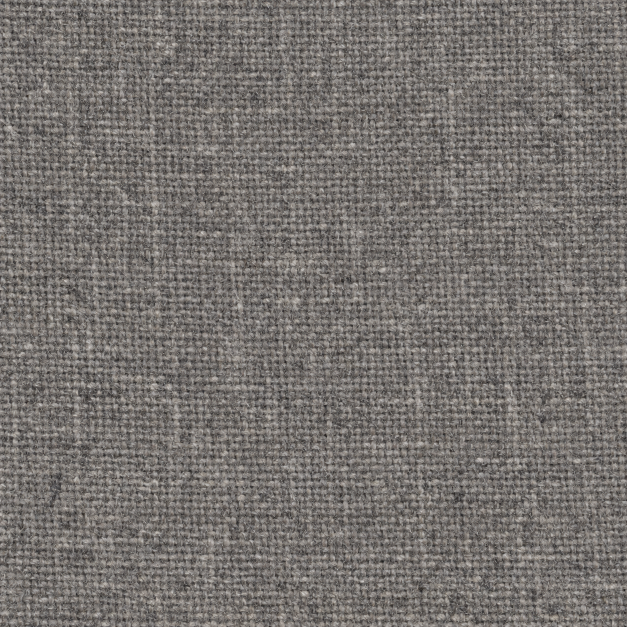
#> input picture docs/evidence/original-cloth-v58/original-wool-basecolor.png, 1254 x 1254 px, found by its file name (shown at 1/2 size)
$ python mip-math.py
#> lines starting #> are read from the running program, lines starting #| are printed output that depends on the picture
"""Numerical mip footprint models; never emits an image or runtime map."""
from pathlib import Path
import numpy as np,json,hashlib,time
from PIL import Image
O=Path(__file__).parent;P=O.parent/'q-original-cloth-v58/original-wool-basecolor.png';b=P.read_bytes();assert hashlib.sha256(b).hexdigest()=='ba1db9154df3a40cbb18cb5e0b0f4cae539efa9937263079a647953d7f9fa260'
c=np.asarray(Image.open(P),dtype=float)/255;linear=np.where(c<=.04045,c/12.92,((c+.055)/1.055)**2.4);src=linear@np.array([.2126,.7152,.0722]);mu=src.mean()
#> after `linear = np.where(c <= 0.04045, c / 12.92, ((c + 0.055) / 1.055) ** 2.`:
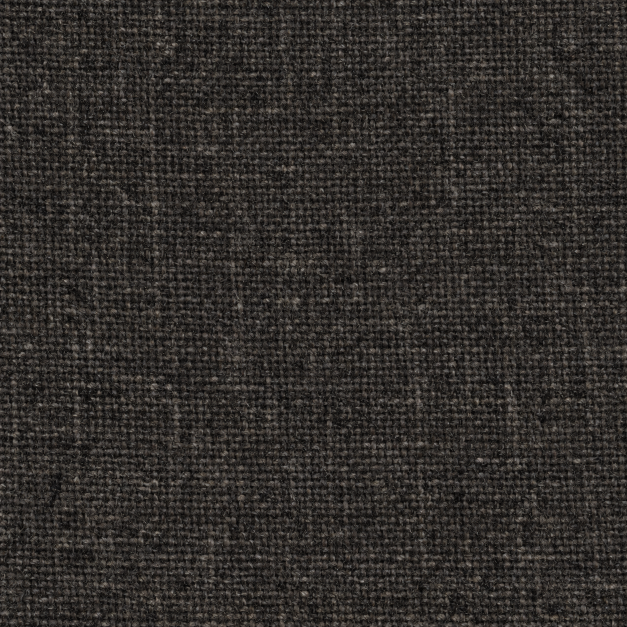
#> linear: shape (1254, 1254, 3) float64 (shown at 1/2 size); mean R, G, B 0.195, 0.181, 0.169
#> after `mu = src.mean()`: mu = 0.183
def shrink_axis(a,axis,kind):
 a=np.moveaxis(a,axis,0);n=len(a);m=n//2
 if kind=='box':
  cumulative=np.concatenate([np.zeros_like(a[:1]),np.cumsum(a,axis=0)],axis=0);edges=np.linspace(0,n,m+1);lo=np.minimum(n-1,np.floor(edges).astype(int));f=edges-lo;integrals=cumulative[lo]+a[lo]*f[:,None];v=np.diff(integrals,axis=0)/(n/m)
 else:
  centres=(np.arange(m)+.5)*n/m-.5;lo=np.floor(centres).astype(int);f=centres-lo;v=a[lo]*(1-f[:,None])+a[np.minimum(n-1,lo+1)]*f[:,None]
 return np.moveaxis(v,0,axis)
def measure(a):
 out={'dimensions':list(a.shape),'meanRelativeToOriginal':float(a.mean()/mu),'relativeStd':float(a.std()/mu),'edges':{}}
 for ax in[0,1]:
  edge=np.take(a,0,axis=ax)-np.take(a,-1,axis=ax);inside=np.diff(a,axis=ax);er=float(np.sqrt(np.mean(edge**2)));ir=float(np.sqrt(np.mean(inside**2)))
  out['edges']['topBottom'if ax==0 else'leftRight']={'absoluteEdgeRMS':er,'absoluteInteriorRMS':ir,'ratio':er/ir,'edgeRMSToMean':er/mu,'signedEdgeMeanToMean':float(edge.mean()/mu)}
 return out
models={}
for kind in['box','linear']:
 a=src;levels=[]
 for i in range(8):
  if i>=3:levels.append({'level':i,**measure(a)})
  a=shrink_axis(shrink_axis(a,0,kind),1,kind)
 models[kind]=levels
#> this loop made 2 passes
#> pass 1, in shrink_axis, `cumulative = np.concatenate([np.zeros_like(a[:1]), np.cumsum(a, axis=0`:
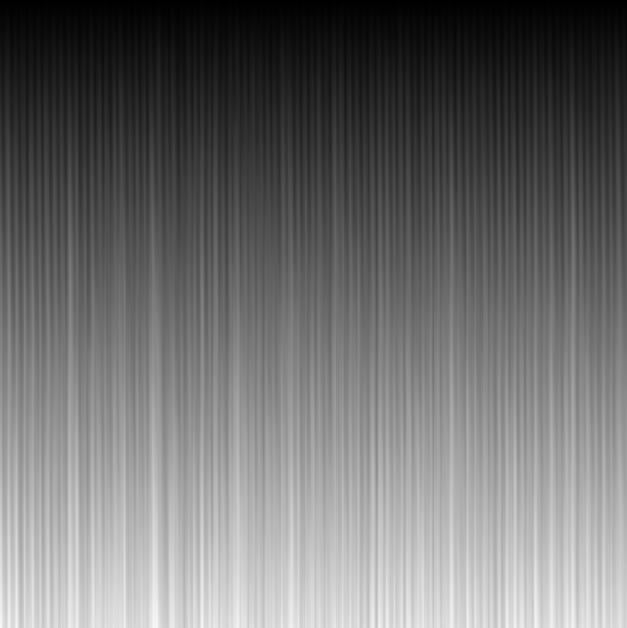
#> cumulative: shape (1255, 1254) float64 (shown at 1/2 size); min 0, max 264.2, mean 114.4; drawn with min black and max white
#> pass 1, in shrink_axis, `integrals = cumulative[lo] + a[lo] * f[:, None]`:
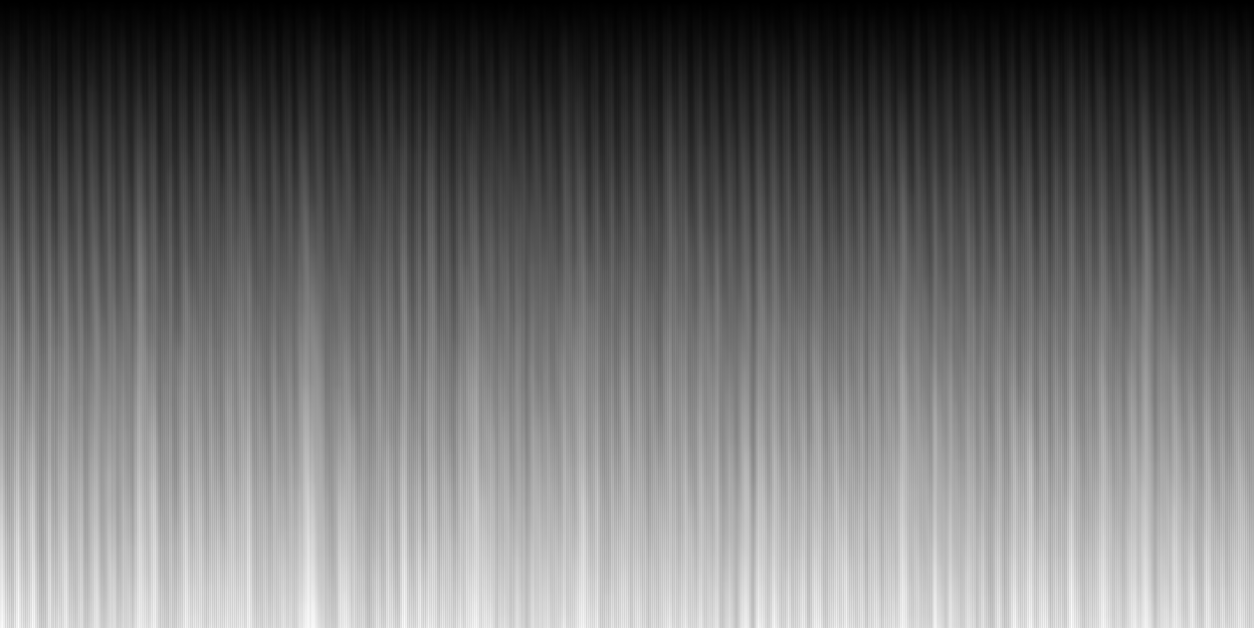
#> integrals: shape (628, 1254) float64; min 0, max 264.2, mean 114.4; drawn with min black and max white
#> pass 1, in shrink_axis, `v = np.diff(integrals, axis=0) / (n / m)`:
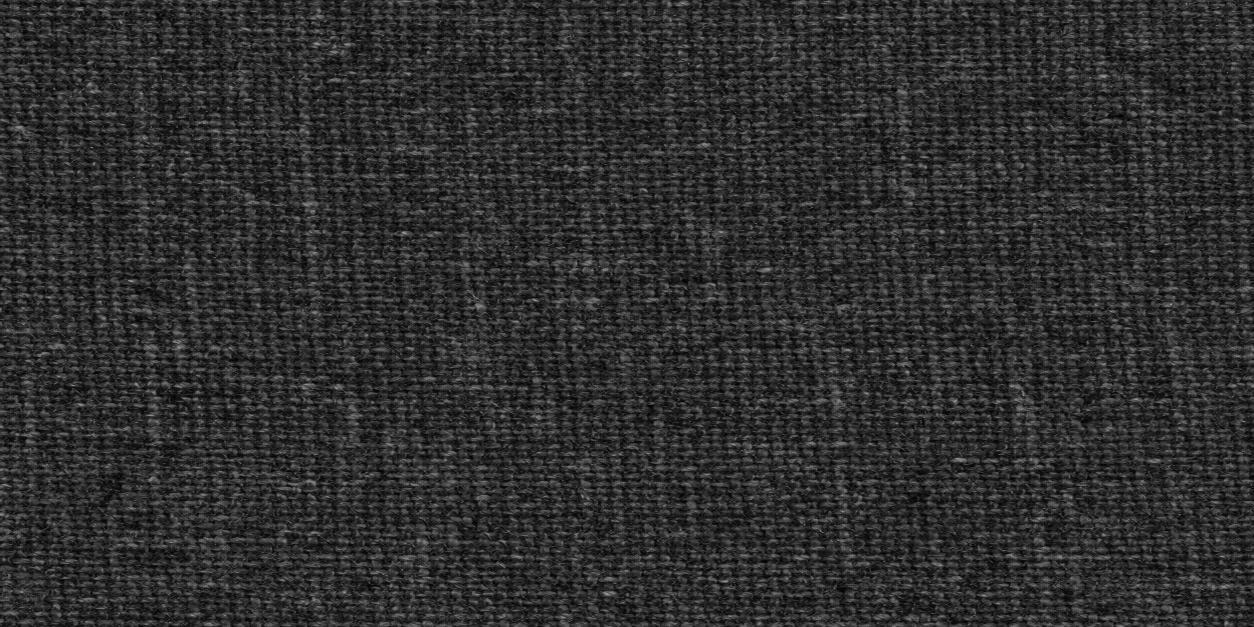
#> v: shape (627, 1254) float64; min 0.00986, max 0.62, mean 0.183
#> pass 1, in shrink_axis (call 2), `a = np.moveaxis(a, axis, 0)`:
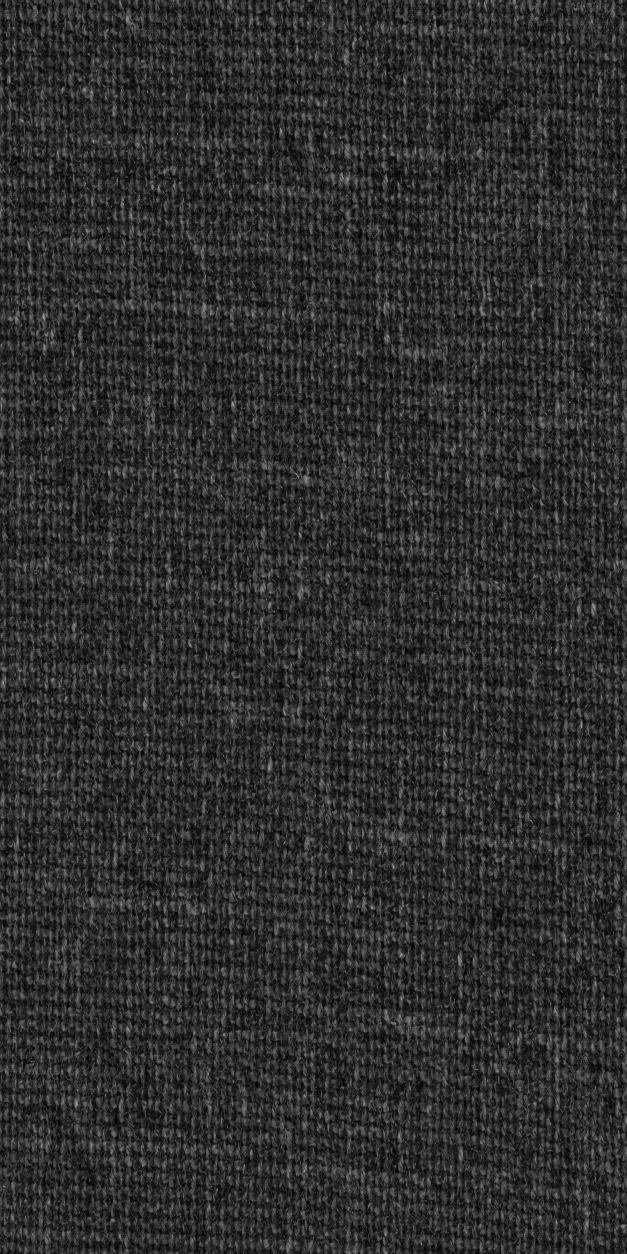
#> a: shape (1254, 627) float64; min 0.00986, max 0.62, mean 0.183
#> after the loop, models = 2 items
out={'sourceSHA256':hashlib.sha256(b).hexdigest(),'models':models,'scope':'Two mathematical CPU reduction models only: separable exact area-box on linear-sRGB luminance, and centre bilinear sample at each half-resolution step. No image output, editing, saved mip asset or WebGL execution. Models do not certify the GPU generateMipmap kernel, trilinear blend, anisotropy, texture seam or rendered appearance. Levels 3–7 bracket intended .25/.125m tile and actual three camera estimates.'}
(O/'mip-math.json').write_text(json.dumps(out,indent=2)+'\n');print(json.dumps(out,indent=2))
#> (printed output is left out)
